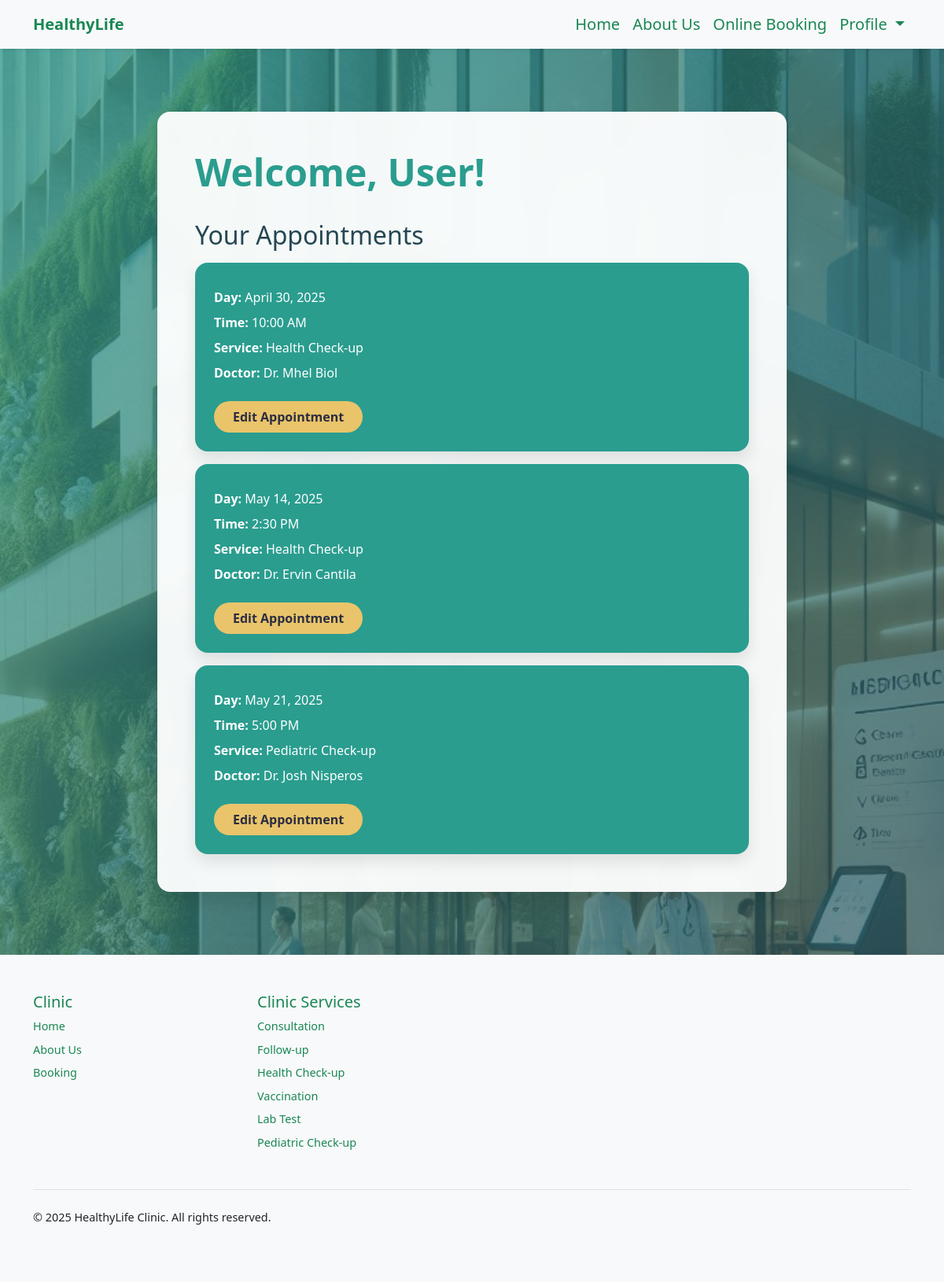
/user-panel (signed in), run on an earlier commit of the app's database.
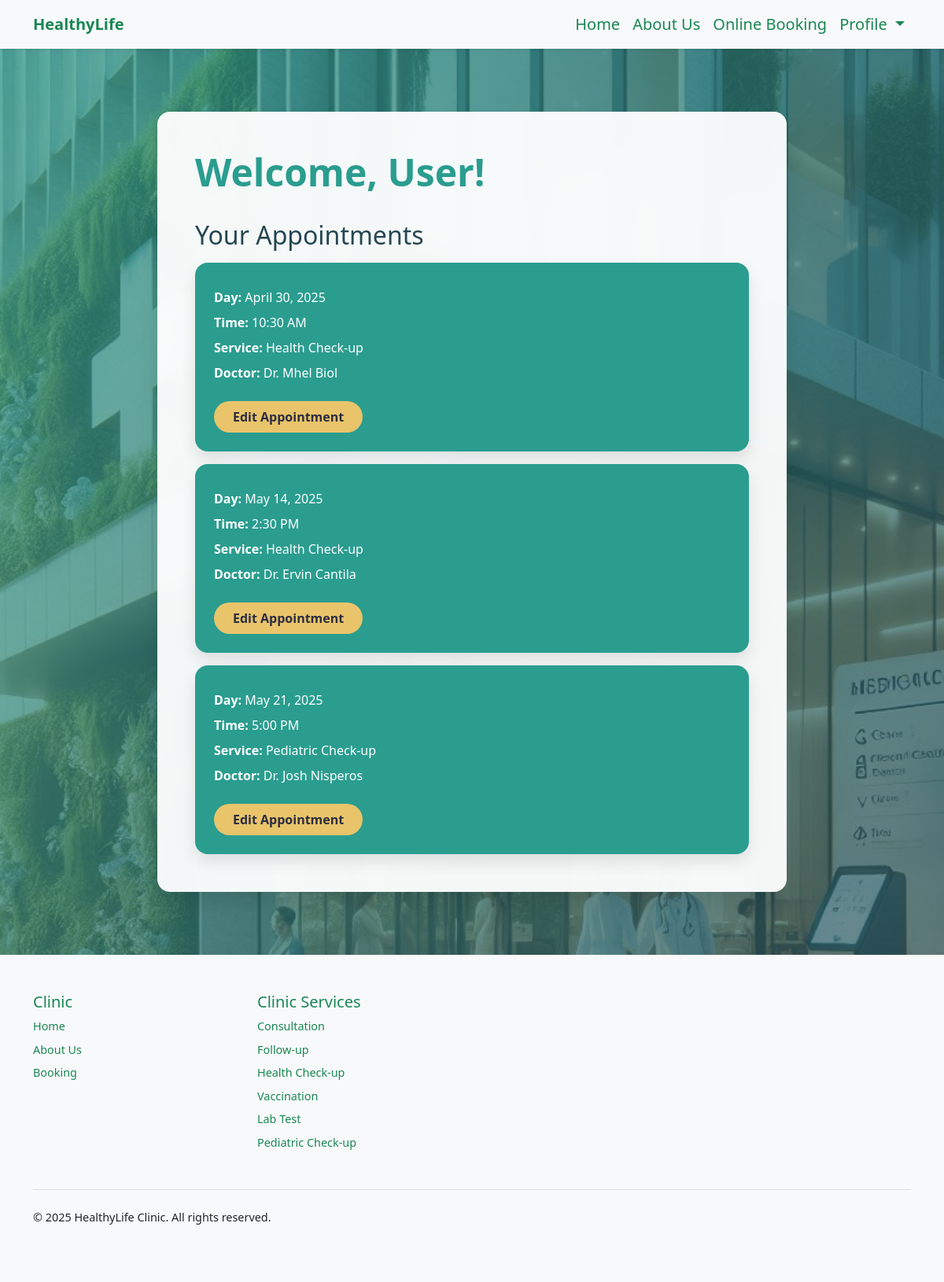
And on a later commit of the database.
### booking/models.py (models this page shows, shortened)
class Appointment(models.Model):
    user = models.ForeignKey(User, on_delete=models.CASCADE, null=True, blank=True)
    service = models.CharField(max_length=50, choices=SERVICE_CHOICES, default="Doctor care")
    doctor = models.CharField(max_length=255, default="Unknown")
    day = models.DateField(default=datetime.now)
    time = models.CharField(max_length=10, choices=TIME_CHOICES, default="3 PM")
    time_ordered = models.DateTimeField(default=datetime.now, blank=True)

### booking/views.py (the view)
# urls.py: path('user-panel', views.userPanel, name='userPanel'),
def userPanel(request):
    user = request.user
    appointments = Appointment.objects.filter(user=user).order_by('day', 'time')
    return render(request, 'userPanel.html', {
        'user':user,
        'appointments':appointments,
    })

### booking/templates/userPanel.html (shortened to what this page needs)
{% extends 'layout.html' %}
{% load static %}
{% block body %}
<section class="hero-section">
    {% if user.is_authenticated %}
    <div class="profile-panel">
        <h1>Welcome, {{ user.first_name }}!</h1>
        {% if appointments.count > 0 %}
        <div class="appointment-list">
            <h2>Your Appointments</h2>
            {% for appointment in appointments %}
            <div class="appointment-card">
                <p><strong>Day:</strong> {{ appointment.day }}</p>
                <p><strong>Time:</strong> {{ appointment.time }}</p>
                <p><strong>Service:</strong> {{ appointment.service }}</p>
                <p><strong>Doctor:</strong> {{ appointment.doctor }}</p>
                <a href="{% url 'userUpdate' appointment.id %}">Edit Appointment</a>
            </div>
            {% endfor %}
        </div>
        {% else %}
        <h2>No Appointments Yet!</h2>
        {% endif %}
    </div>
    {% else %}
    <div class="sign-in-message">
        <h1>Please Sign In</h1>
        <a href="{% url 'login' %}" class="btn btn-primary mt-3">Sign In</a>
    </div>
    {% endif %}
</section>
{% endblock %}

What changed in the data, as far as the page shows it:
changed Appointment "April 30, 2025": time "10:00 AM" → "10:30 AM"
